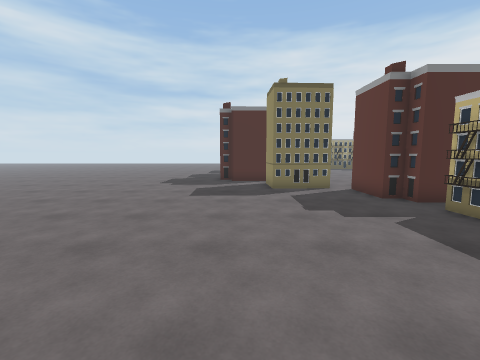
View 1 (above)

24 first-person views from a walk through a scene from a Unity 3-D project. The camera is 1.5 m above the floor, tilts 6° down and sees 90° across. The floor is counted in squares, 1 m on a side. Each view is taken from the middle of a square. On the plan, view 1 faces up. The plan holds only what a view shows up to about 13 squares ahead; the rest is blank. The place goes on beyond the plan. Some surface patterns are stand-ins.

View 2
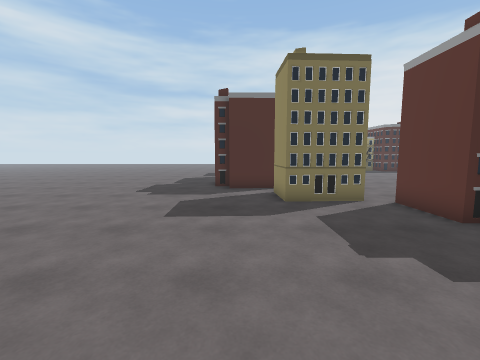

View 3
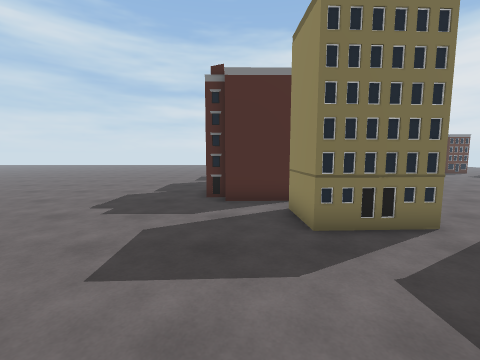

View 4
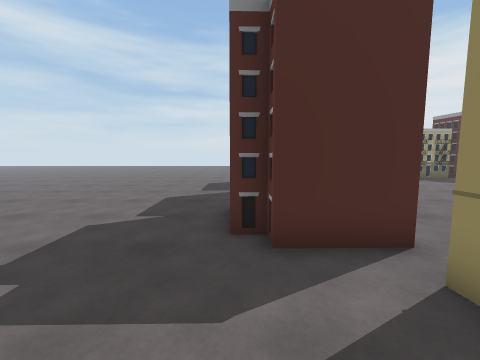

View 5
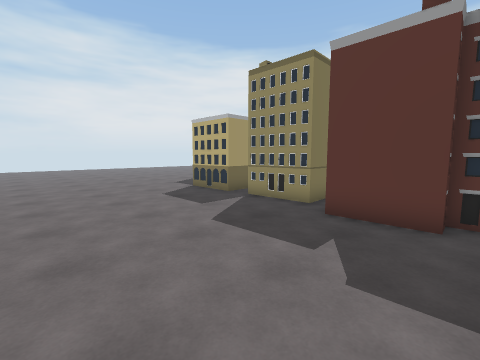

View 6
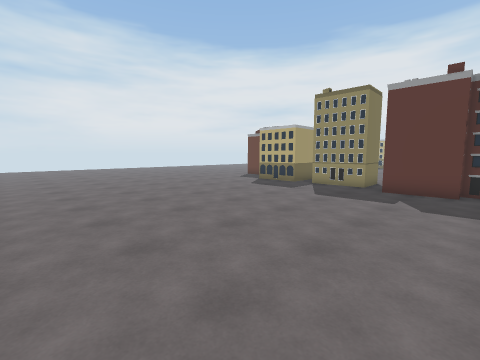

View 7
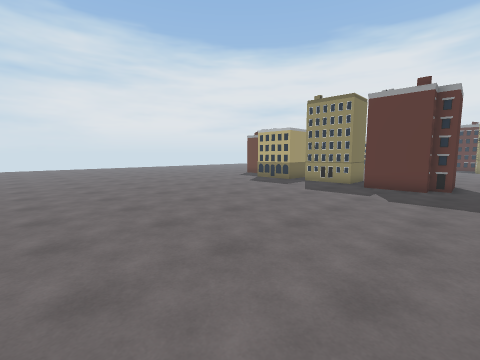

View 8
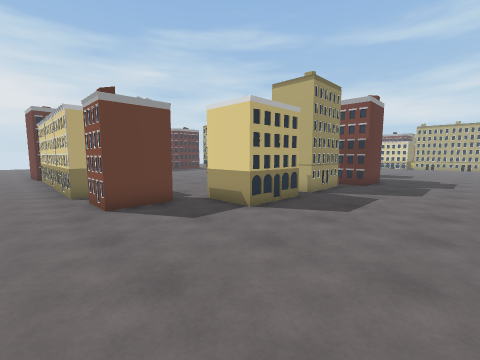

View 9
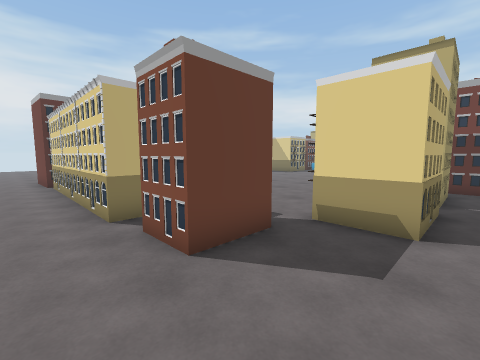

View 10
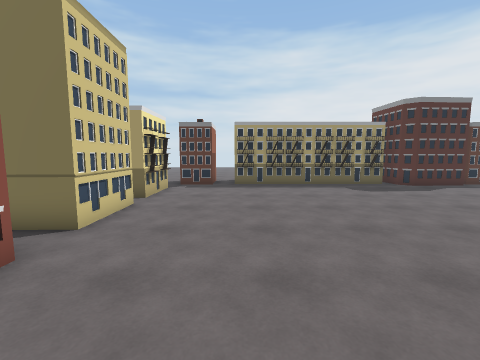

View 11
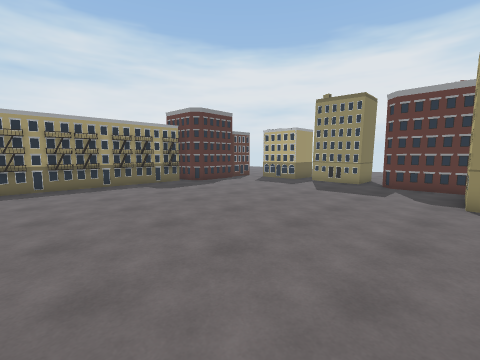

View 12
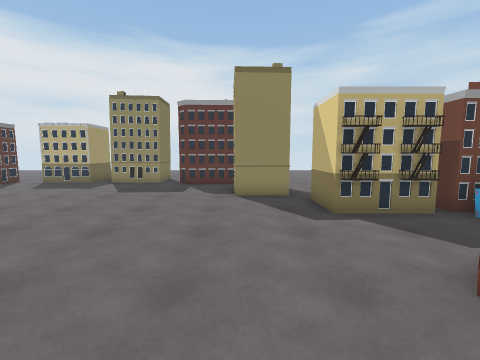

View 13
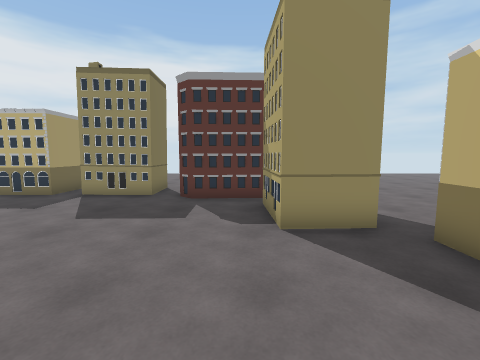

View 14
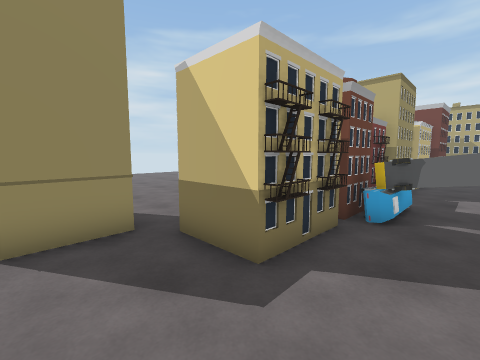

View 15
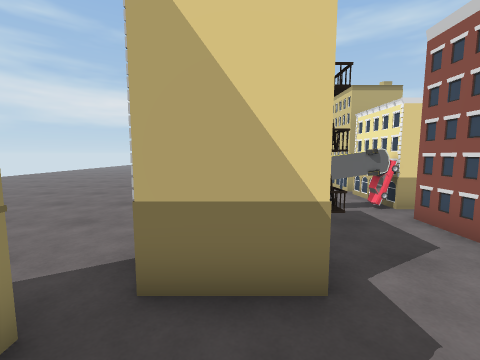

View 16
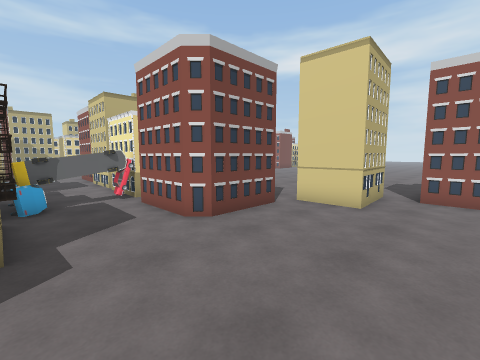

View 17
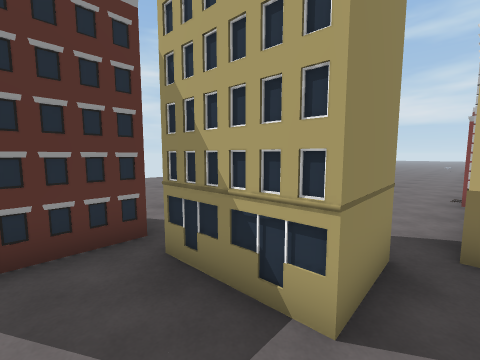

View 18
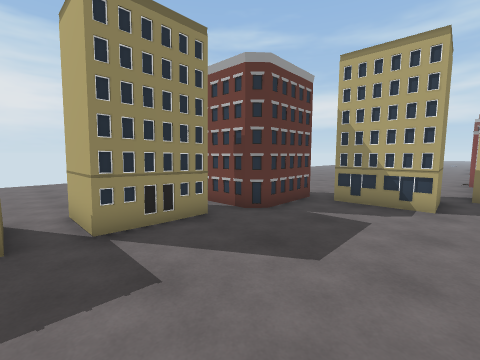

View 19
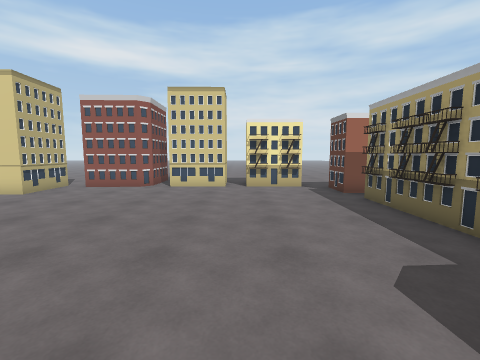

View 20
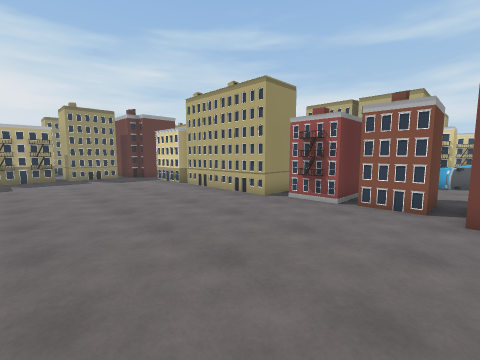

View 21
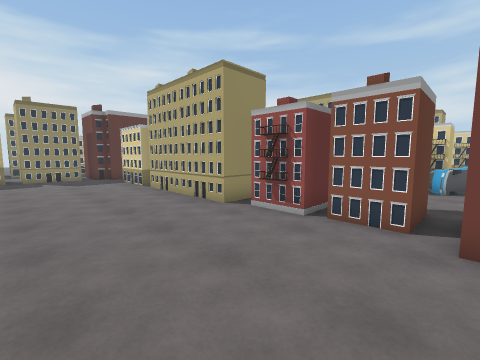

View 22
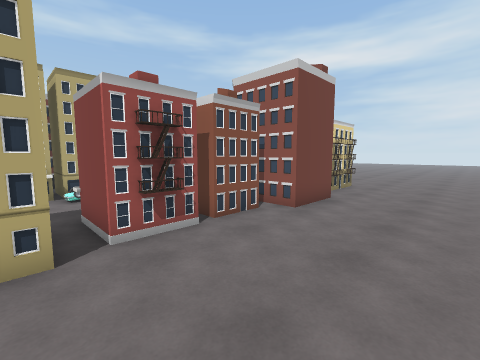

View 23
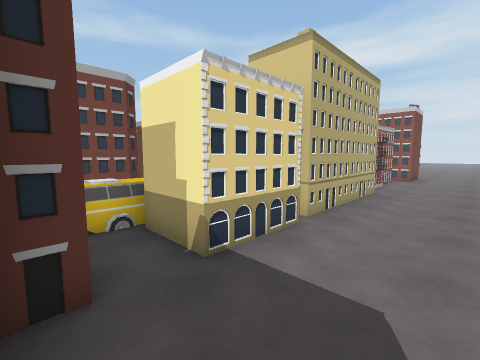

View 24
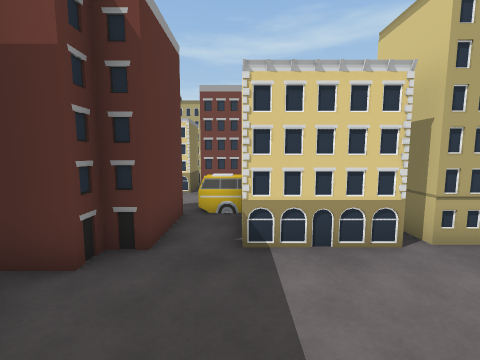

### Floor plan
Key: @ floor where view 1 was taken; # wall or solid block; . floor; T thing the floor can be seen under or through; B building; O other object.
Columns run from 13 left of view 1 to 20 right of it. Each row starts with its distance up from view 1.
 29 ..... ........................
 28 ..............................
 27 ...............##.########O
 26 ...............##.########O
 25 ...............#O.OOOOOOOO####O#
 24 .............###...............#
 23 .............###...............#
 22 .............###...............#
 21 .............##................###
 20 .............OOO...............OOO
 19 .............O O...............O
 18 .............OOO...............O
 17 ............###................OOO
 16 ............####..............O##O
 15 ............####..............##
 14  ............O#O..............#
 13 ...............OOO.........OOO.
 12  .............O  O.........O  ....
 11   .............OOO.........O  ....
 10    ...............O###..O##......
  9     ..............####..## .......
  8      .............####..O  .......
  7       ................OO##O.......
  6   . ...............O#OOO   .......
  5    ................##O.OO O.......
  4   .................# O..O  .......
  3 ...................OO...OO .......
  2 ...................OO...O  .......
  1 ................... O...O  ... ...
  0 .............@....## ...#  ... ...
 -1 ##T..BB.BBBBBB###.#   ..#  ..
 -2   T##BBBB    B  #.    ..# O.
 -3    #BB BB    B  BB      #
 -4 BB..   .        OO.
 -5   ..  ..         ..
 -6   ..  O.       ###.
 -7   ..BBB#BB    ## ##
 -8   .OB BB      #   #
 -9   OO   B      B   B
-10    BBBB           BB
-11    #
-12    #

Where each view was taken, in squares from view 1:
view 1: 0 up, 0 right, facing up
view 2: 3 up, 0 right, facing up
view 3: 6 up, 0 right, facing up
view 4: 10 up, 1 left, facing up
view 5: 14 up, 7 left, facing up-right
view 6: 14 up, 12 left, facing up-right
view 7: 13 up, 13 left, facing up-right
view 8: 29 up, 5 left, facing down-right
view 9: 29 up, 1 left, facing down-right
view 10: 13 up, 5 right, facing up
view 11: 13 up, 5 right, facing up-right
view 12: 13 up, 5 right, facing right
view 13: 14 up, 9 right, facing right
view 14: 13 up, 9 right, facing down-right
view 15: 13 up, 12 right, facing down
view 16: 15 up, 11 right, facing down-left
view 17: 15 up, 13 right, facing down-right
view 18: 21 up, 13 right, facing down-right
view 19: 21 up, 13 right, facing left
view 20: 6 up, 11 left, facing down-right
view 21: 4 up, 11 left, facing down-right
view 22: 3 up, 5 left, facing down-left
view 23: 2 up, 5 right, facing down-left
view 24: 3 up, 3 right, facing down
